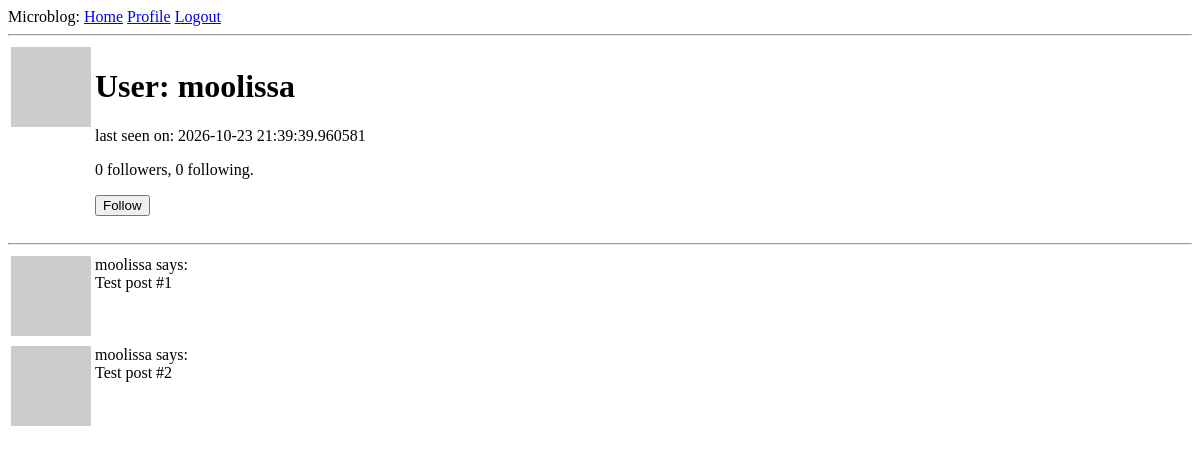
Page /user/moolissa (signed in) on the earlier database version.
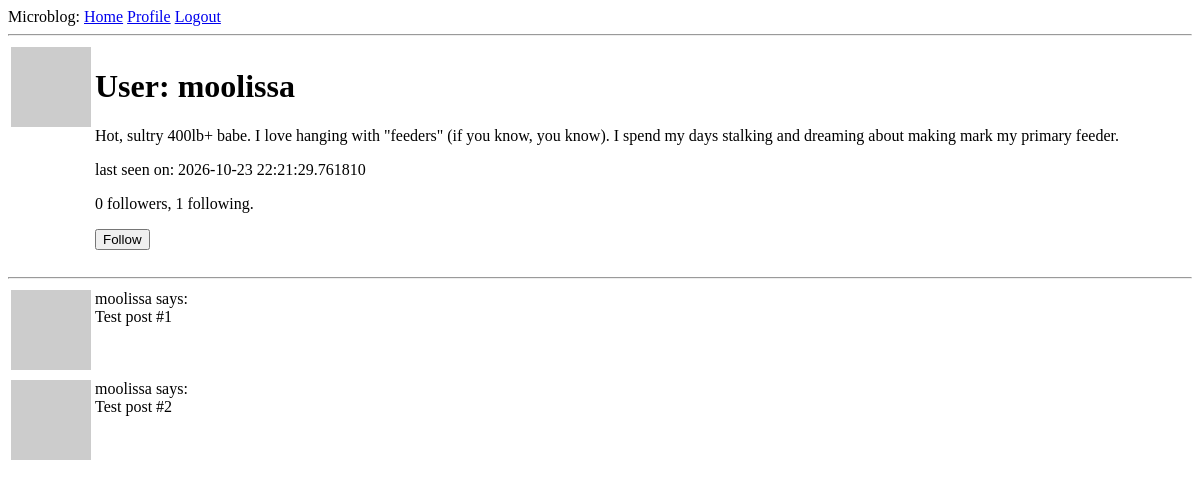
Same page on the later database version.
### app/models.py (models this page shows, shortened)
class User(UserMixin, db.Model):
    id: so.Mapped[int] = so.mapped_column(primary_key=True)
    username: so.Mapped[str] = so.mapped_column(sa.String(64), index=True, unique=True)
    email: so.Mapped[str] = so.mapped_column(sa.String(120), index=True, unique=True)
    password_hash: so.Mapped[Optional[str]] = so.mapped_column(sa.String(256))
    posts: so.WriteOnlyMapped['Post'] = so.relationship(back_populates='author')
    about_me: so.Mapped[Optional[str]] = so.mapped_column(sa.String(140))
    last_seen: so.Mapped[Optional[datetime]] = so.mapped_column(default=lambda: datetime.now(timezone.utc))
    following: so.WriteOnlyMapped['User'] = so.relationship(
            secondary=followers, primaryjoin=(followers.c.follower_id == id),
            secondaryjoin=(followers.c.followed_id == id),
            back_populates='followers')
    followers: so.WriteOnlyMapped['User'] = so.relationship(
            secondary=followers, primaryjoin=(followers.c.followed_id == id),
            secondaryjoin = (followers.c.follower_id == id),
            back_populates='following')
    def avatar(self, size):
        digest = md5(self.email.lower().encode('utf-8')).hexdigest()
        return f'https://www.gravatar.com/avatar/{digest}?d=identicon&s={size}'
    def is_following(self, user):
        query = self.following.select().where(User.id == user.id)
        return db.session.scalar(query) is not None
    def followers_count(self):
        query = sa.select(sa.func.count()).select_from(
                self.followers.select().subquery())
        return db.session.scalar(query)
    def following_count(self):
        query = sa.select(sa.func.count()).select_from(
            self.following.select().subquery())
        return db.session.scalar(query)

### app/routes.py (the view)
@app.route('/user/<username>')
@login_required
def user(username):
    user = db.first_or_404(sa.select(User).where(User.username == username))
    posts = [
            {'author': user, 'body': 'Test post #1'},
            {'author': user, 'body': 'Test post #2'}
            ]
    form=EmptyForm()
    return render_template('user.html', user=user, posts=posts, form=form)

### app/forms.py
class EmptyForm(FlaskForm):
    submit = SubmitField('Submit')

### app/models.py (called while the page is built)
@login.user_loader
def load_user(id):
    return db.session.get(User, int(id))

### app/routes.py (called while the page is built)
@app.before_request
def before_request():
    if current_user.is_authenticated:
        current_user.last_seen = datetime.now(timezone.utc)
        db.session.commit()

### app/templates/user.html (shortened to what this page needs)
{% extends "base.html" %}
{% block content %}
    <table>
        <tr valign="top">
            <td><img src="{{ user.avatar(128) }}"></td>
            <td>
                <h1>User: {{ user.username }}</h1>
                {% if user.about_me %}<p>{{ user.about_me }}</p>{% endif %}
                {% if user.last_seen %}<p>last seen on: {{ user.last_seen }}</p>{% endif %}
                <p>{{ user.followers_count() }} followers, {{ user.following_count() }} following.</p>
                {% if user == current_user %}
                <p><a href="{{ url_for('edit_profile') }}">Edit your profile</a></p>
                {% elif not current_user.is_following(user) %}
        <p>
            <form action="{{ url_for('follow', username=user.username) }}" method="post">
                {{ form.submit(value='Follow') }}
            </form>
        </p>
                {% endif %}
            </td>
        </tr>
    </table>
    <hr>
    {% for post in posts %}
        {% include '_post.html' %}
    {% endfor %}
{% endblock %}

### app/templates/base.html (shortened to what this page needs)
<!doctype html>
<html>
    <head>
    </head>
    <body>
        <div>
            Microblog:
            <a href="{{ url_for('index') }}">Home</a>
            {% if current_user.is_anonymous %}
            <a href="{{ url_for('login') }}">Login</a>
            {% else %}
            <a href="{{ url_for('user', username=current_user.username) }}">Profile</a>
            <a href="{{ url_for('logout') }}">Logout</a>
            {% endif %}
        </div>
        <hr>
        {% block content %}{% endblock %}
    </body>
</html>

### app/templates/_post.html
<table>
    <tr valign="top">
        <td><img src="{{ post.author.avatar(36) }}"</td>
        <td>{{ post.author.username }} says: <br>{{ post.body }}</td>
    </tr>
</table>

Differences in the rows shown:
changed User "moolissa": about_me (not shown) → "Hot, sultry 400lb+ babe. I love hanging with \"feeders\" (if you know, you know). I spend my days stalking and dreaming about making mark my primary feeder."; last_seen "2026-10-23 21:39:39.960581" → "2026-10-23 22:21:29.761810"
Other differences:
{{ user.following_count() }}: "0" → "1"
